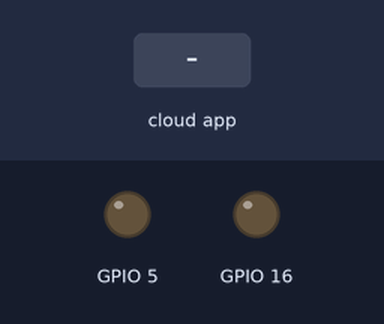
This sketch was run on a simulated ESP8266 (NodeMCU). On the bench: output pins drawn as LEDs (lit = HIGH). The inputs (shaded band) are chosen by the test bench. WiFi joins after 1.5 s; servers stay silent unless stated; no MQTT or app messages arrive unless stated; what the sketch prints to the serial monitor is not drawn.

Above: at 2.7 s.
2.8 s: the phone or cloud app sets onoffbutton to 1
At 3.9 s:
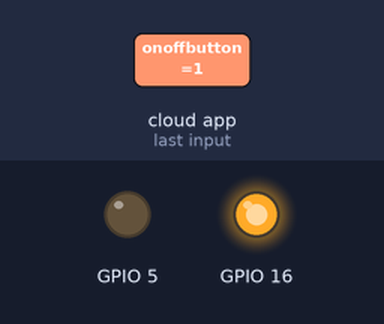
4.3 s: the phone or cloud app sets swipe to 1
At 4.9 s:
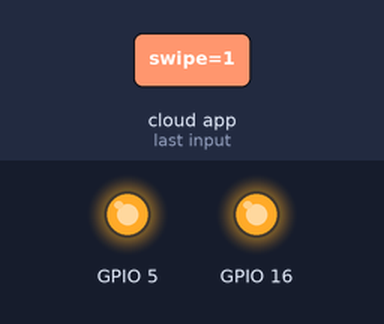
5.8 s: the phone or cloud app sets onoffbutton to 0
At 7.0 s:
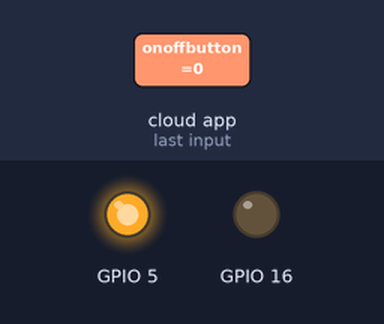
7.3 s: the phone or cloud app sets swipe to 0
At 8.0 s:
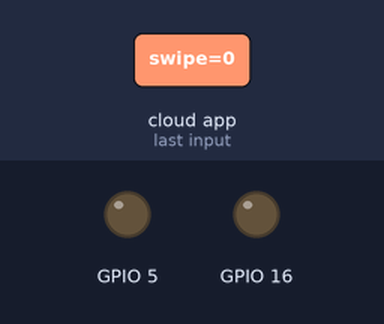
Timing chart, 0 to 9.8 s (numbered marks = the images above; inputs shaded):
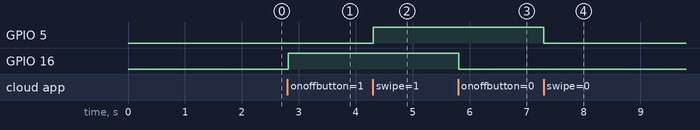

The sketch:

AdaIoTButton.ino
```cpp
#include <ESP8266WiFi.h>
#include "Adafruit_MQTT.h"
#include "Adafruit_MQTT_Client.h"


#define WLAN_SSID       "D-1901"
#define WLAN_PASS       "@$machine30#*"


#define AIO_SERVER      "io.adafruit.com"
#define AIO_SERVERPORT  1883                   // use 8883 for SSL
#define AIO_USERNAME    "kirtiIoTDemo"
#define AIO_KEY         "4c7efd91af844482bc84c7b98322c11e"


// Create an ESP8266 WiFiClient class to connect to the MQTT server.
WiFiClient client;

Adafruit_MQTT_Client mqtt(&client, AIO_SERVER, AIO_SERVERPORT, AIO_USERNAME, AIO_KEY);

Adafruit_MQTT_Subscribe Button = Adafruit_MQTT_Subscribe(&mqtt, AIO_USERNAME "/feeds/onoffbutton");

Adafruit_MQTT_Subscribe Swipe = Adafruit_MQTT_Subscribe(&mqtt, AIO_USERNAME "/feeds/swipe");

void MQTT_connect();

void setup() {
  Serial.begin(115200);
  delay(10);
  pinMode(16,OUTPUT);
  pinMode(5,OUTPUT);
  Serial.println(F("Adafruit MQTT demo"));

  // Connect to WiFi access point.
  Serial.println(); Serial.println();
  Serial.print("Connecting to ");
  Serial.println(WLAN_SSID);

  WiFi.begin(WLAN_SSID, WLAN_PASS);
  while (WiFi.status() != WL_CONNECTED) {
    delay(500);
    Serial.print(".");
  }
  Serial.println();

  Serial.println("WiFi connected");
  Serial.println("IP address: "); Serial.println(WiFi.localIP());

  // Setup MQTT subscription for onoff feed.
  mqtt.subscribe(&Button);
  mqtt.subscribe(&Swipe);
}

uint32_t x=0;

void loop() {

 MQTT_connect();


  Adafruit_MQTT_Subscribe *subscription;
  while ((subscription = mqtt.readSubscription(5000))) {
    if (subscription == &Button) {
      Serial.print(F("Got_Button: "));
      Serial.println((char *)Button.lastread);
      uint16_t num = atoi((char *)Button.lastread);
      digitalWrite(16,num);
    }

    if (subscription == &Swipe) {
      Serial.print(F("Got_swipe: "));
      Serial.println((char *)Swipe.lastread);
      uint16_t num = atoi((char *)Swipe.lastread);
      digitalWrite(5,num);
    }
  }

  // Now we can publish stuff!
//  Serial.print(F("\nSending photocell val "));
//  Serial.print(x);
//  Serial.print("...");
//  if (! photocell.publish(x++)) {
//    Serial.println(F("Failed"));
//  } else {
//    Serial.println(F("OK!"));
//  }

  // ping the server to keep the mqtt connection alive
  // NOT required if you are publishing once every KEEPALIVE seconds
  /*
  if(! mqtt.ping()) {
    mqtt.disconnect();
  }
  */
}

// Function to connect and reconnect as necessary to the MQTT server.
// Should be called in the loop function and it will take care if connecting.
void MQTT_connect() {
  int8_t ret;

  // Stop if already connected.
  if (mqtt.connected()) {
    return;
  }

  Serial.print("Connecting to MQTT... ");

  uint8_t retries = 3;
  while ((ret = mqtt.connect()) != 0) { // connect will return 0 for connected
       Serial.println(mqtt.connectErrorString(ret));
       Serial.println("Retrying MQTT connection in 5 seconds...");
       mqtt.disconnect();
       delay(5000);  // wait 5 seconds
       retries--;
       if (retries == 0) {
         // basically die and wait for WDT to reset me
         while (1);
       }
  }
  Serial.println("MQTT Connected!");
}
```

Measured:
- after the input at 2.8 s, GPIO 16: LOW → HIGH at once
- after the input at 4.3 s, GPIO 5: LOW → HIGH at once
- after the input at 5.8 s, GPIO 16: HIGH → LOW at once
- after the input at 7.3 s, GPIO 5: HIGH → LOW at once
